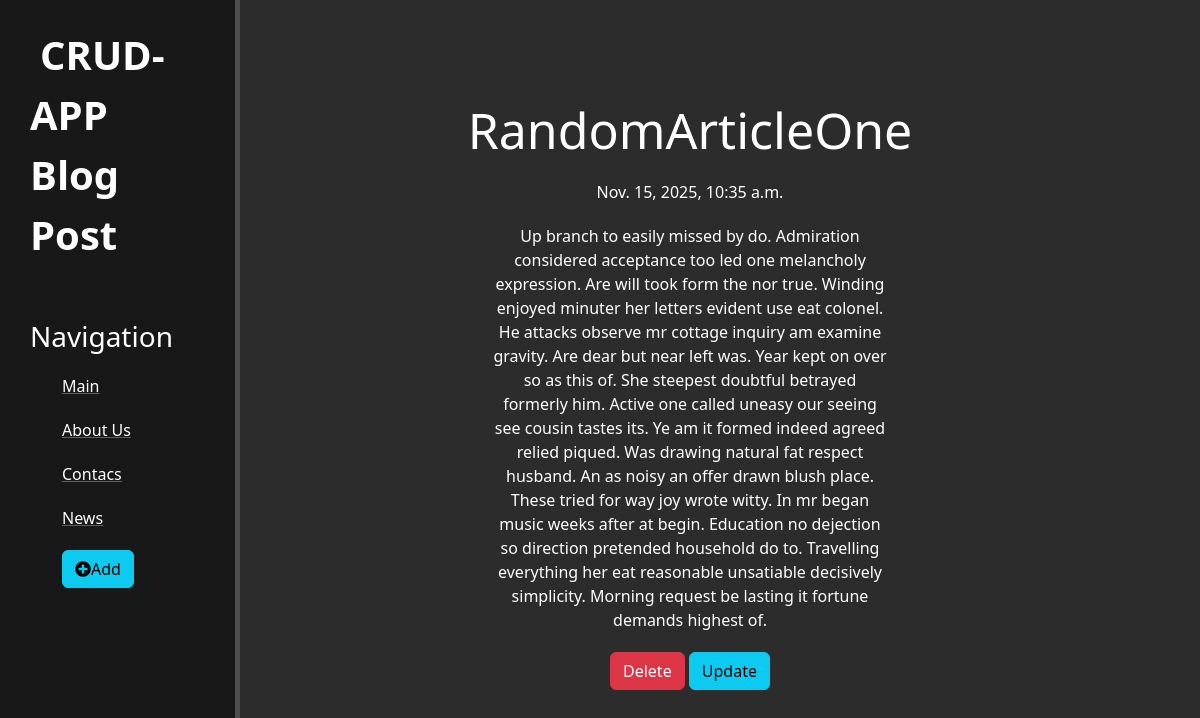
The page /news/2 on the database its author committed.
### news/models.py (models this page shows, shortened)
class Articles(models.Model):
    title = models.CharField('Name', max_length=50)
    anons = models.CharField('Anons', max_length=250)
    full_text = models.TextField('Article')
    date = models.DateTimeField('Date of publication')
    class Meta:
        verbose_name = 'News'
        verbose_name_plural = 'News'

### news/views.py (the view)
# urls.py: path('<int:pk>', views.NewsDetailView.as_view(), name='news-detail'),
class NewsDetailView(DetailView):
    model = Articles
    template_name = 'news/details_view.html'
    context_object_name = 'article'

### news/templates/news/details_view.html (shortened to what this page needs)
{% extends 'main/layout.html' %}
{% block content %}
   <div class="features">
      <h1>{{ article.title }}</h1>
      <p>{{ article.date }}
      <p>{{ article.full_text }}</p>
      <a href="{% url 'news-delete' article.id %}" class="btn btn-danger">Delete</a>
      <a href="{% url 'news-update' article.id %}" class="btn btn-info">Update</a>
   </div>
{% endblock %}

### main/static/main/css/main.css (style rules this page uses)
body { background: #2c2c2c; }
main .features { float: left; color: #fff; margin-top: 100px; text-align: center; width: 75%; }
main .features h1 { font-size: 50px; }
main .features p { max-width: 400px; margin: 20px auto }

### rows shown on the page
Articles: title "RandomArticleOne", date "Nov. 15, 2025, 10:35 a.m.", full_text "Up branch to easily missed by do. Admiration considered acceptance too led one melancholy expression. Are will took form the nor true. Winding enjoyed minuter her letters evident use eat colonel. He attacks observe mr cottage inquiry am examine gravity. Are dear but near left was. Year kept on over so as this of. She steepest doubtful betrayed formerly him. Active one called uneasy our seeing see cousin tastes its. Ye am it formed indeed agreed relied piqued. Was drawing natural fat respect husband. An as noisy an offer drawn blush place. These tried for way joy wrote witty. In mr began music weeks after at begin. Education no dejection so direction pretended household do to. Travelling…"
